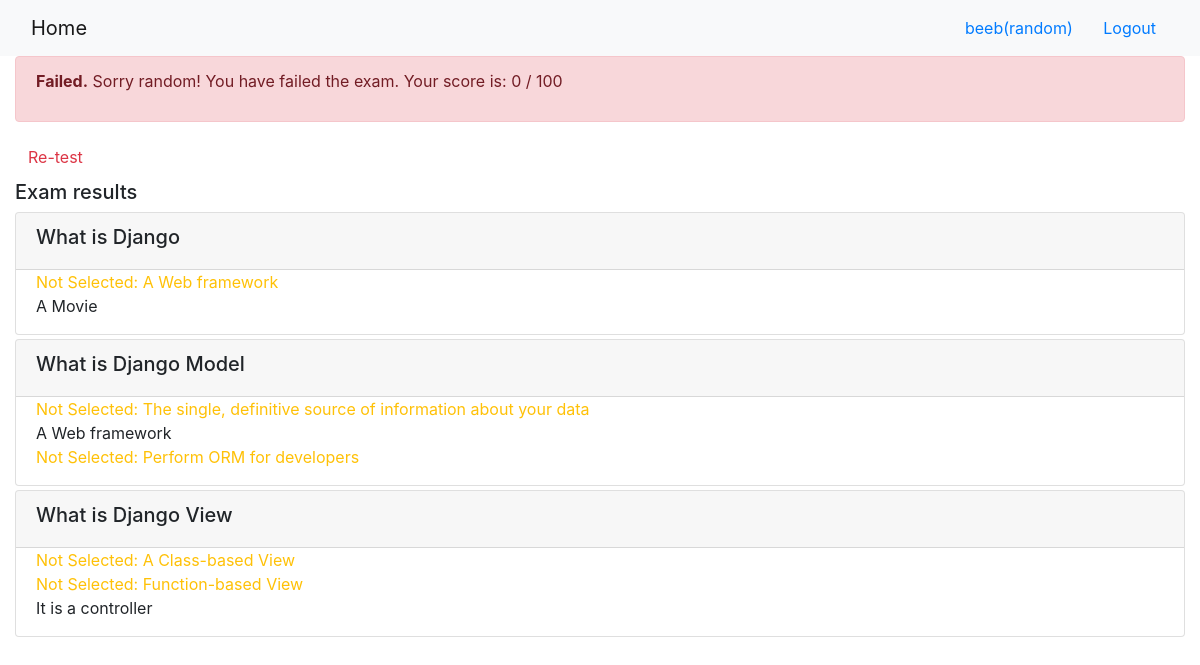
The app's page /onlinecourse/course/1/submission/1/result/ (signed in) with its own data.
### onlinecourse/models.py (models this page shows, shortened)
class Question(models.Model):
    lesson = models.ForeignKey(Lesson, on_delete=models.CASCADE)
    question_text = models.CharField(max_length=1000)
    mark = models.FloatField(default=0.0)

class Choice(models.Model):
    question = models.ForeignKey(Question, on_delete=models.CASCADE)
    choice = models.CharField(max_length=1000)
    is_correct = models.BooleanField(default=False)

### onlinecourse/views.py (the view)
# urls.py: path('course/<int:course_id>/submission/<int:submission_id>/result/', views.show_exam_result, name = 'show_exam_result'),
def show_exam_result(request, course_id, submission_id):
    course = Course.objects.get(id = course_id)
    submission = Submission.objects.get(id = submission_id)
    chosen_temp = Submission.objects.filter(id = submission_id).values('choices')
    temp_score = []  #score list
    for it in submission.choices.all().filter(is_correct=True).values('question_id'):
        temp_score.append( Question.objects.filter(id=it['question_id'])[0].mark)
    context = {}
    context['selected'] = [it['choices'] for it in chosen_temp]  #Query set (list of dic) to list of values
    context['mark'] = int((sum(temp_score)/25)*100) #Add up the score list and work out % off 100
    context['course'] = course
    return  render(request, 'onlinecourse/exam_result_bootstrap.html', context)

### onlinecourse/templates/onlinecourse/exam_result_bootstrap.html (shortened to what this page needs)
<!DOCTYPE html>
<html lang="en">
<head>
    {% load static %}
    <link rel="stylesheet" href="https://maxcdn.bootstrapcdn.com/bootstrap/4.5.2/css/bootstrap.min.css">
</head>
<body>
    <nav class="navbar navbar-light bg-light">
        <div class="container-fluid">
            <div class="navbar-header">
                <a class="navbar-brand" href="{% url 'onlinecourse:index' %}">Home</a>
            </div>
            <ul class="nav navbar-nav navbar-right">
                {% if user.is_authenticated %}
                <li>
                    <a class="btn btn-link" href="#">{{ user.first_name }}({{ user.username }})</a>
                    <a class="btn btn-link" href="{% url 'onlinecourse:logout' %}">Logout</a>
                </li>
                {% endif %}
            </ul>
        </div>
    </nav>
    <div class="container-fluid">
        {% if mark > 14 %}
            <div class="alert alert-success">
                <p><b>Congratulations {{user.username}}!
                </b>You have passed the exam. Your score is: {{mark}} / 100</p>
            </div>
        {% else %}
            <div class="alert alert-danger">
                <p><b>Failed.</b> Sorry {{user.username}}!</b>
                </b>You have failed the exam. Your score is: {{mark}} / 100</p>
            </div>
            <a class="btn btn-link text-danger" href="{% url 'onlinecourse:course_details' course.id %}">Re-test</a>
        {% endif %}
        <div class="card-columns-vertical mt-1">
        <h5 class="">Exam results</h5>
            {% for lesson in course.lesson_set.all %}
                {% for question in lesson.question_set.all %}
                    <div class="card mt-1">
                        <div class="card-header">
                            <h5>{{ question.question_text}}</h5>
                        </div>
                        <div class="form-group">
                            {% for choice in question.choice_set.all %}
                                <div class="form-check">
                                    {% if choice.id in selected %}
                                        {% if choice.is_correct == True %}
                                            <span class="text-success">Correct answer: {{choice.choice}}</span>
                                        {% else %}
                                            <span class="text-warning">Wrong answer: {{choice.choice}}</span>
                                        {% endif %}
                                    {% elif choice.is_correct == True %}
                                        <span class="text-warning">Not Selected: {{choice.choice}}</span>
                                    {% else %}
                                        <div>{{choice.choice}}</div>
                                    {% endif %}
                                </div>
                            {% endfor %}
                        </div>
                    </div>
                {% endfor %}
            {% endfor %}
        </div>
    </div>
</body>
</html>

### records on screen
Question: question_text "What is Django"
Choice: choice "A Web framework"
Choice: choice "A Movie"
Question: question_text "What is Django Model"
Choice: choice "The single, definitive source of information about your data"
Choice: choice "A Web framework"
Choice: choice "Perform ORM for developers"
Question: question_text "What is Django View"
Choice: choice "A Class-based View"
Choice: choice "Function-based View"
Choice: choice "It is a controller"

### other values on screen
{{ user.first_name }} "beeb"
{{ user.username }} "random"
{{ mark }} "0"
